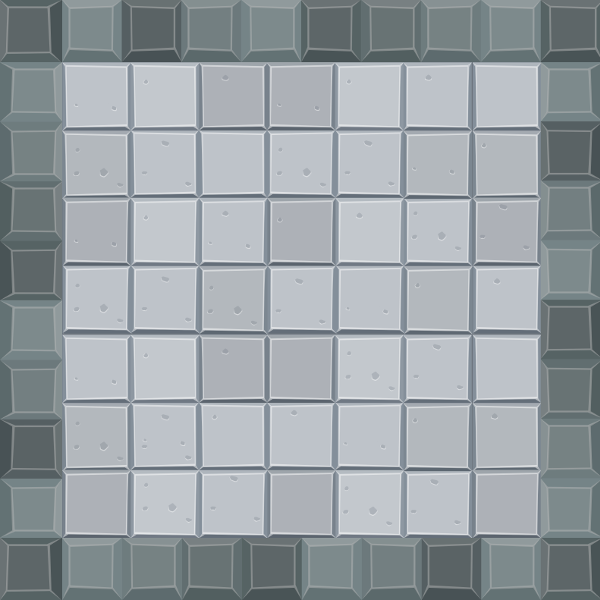

Rendered tile map (Tiled .tmx) drawn with the repository's tilesets; below, a short description and the map source with its tile grids summarised:
An orthogonal 10x10 tile map with 60x60 px tiles, 2 tile layers (parets, fons).

<map version="1.0" orientation="orthogonal" renderorder="right-down" width="10" height="10" tilewidth="60" tileheight="60">
 <tileset firstgid="1" name="Background_low" tilewidth="60" tileheight="60">
  <image source="Background_low.png" width="603" height="600" />
 </tileset>
 <layer name="parets" width="10" height="10">
  <data>[100 cells, 36 non-empty, 36 distinct tile ids]</data>
 </layer>
 <layer name="fons" width="10" height="10">
  <data>[100 cells, 64 non-empty, 64 distinct tile ids]</data>
 </layer>
</map>